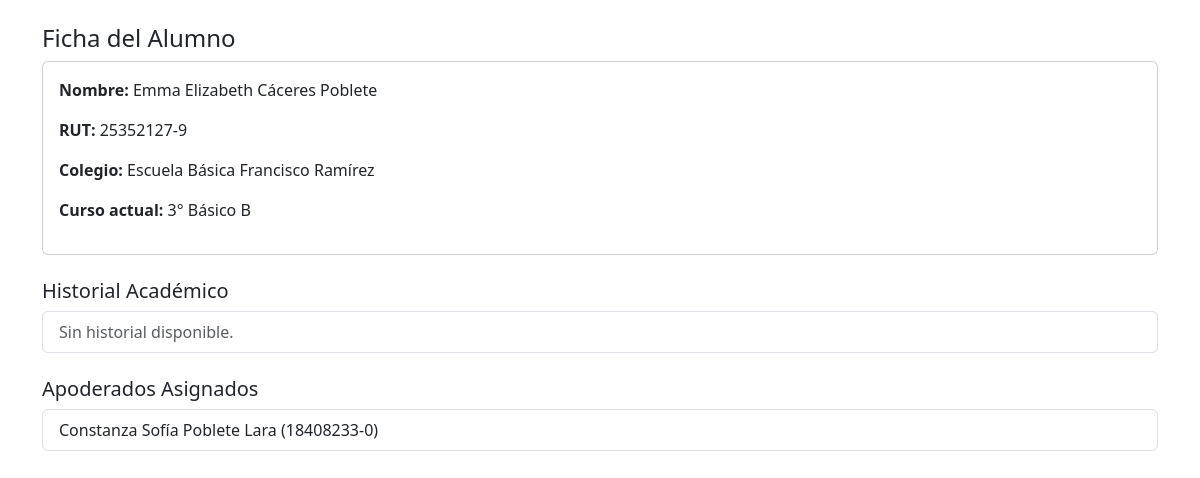
The page /alumnos/student_detail.php?id=4 (signed in) on the database its author committed.
### tables this page shows
CREATE TABLE `students` (
  `id` int(11) NOT NULL,
  `colegio_id` int(11) DEFAULT NULL,
  `curso_id` int(11) DEFAULT NULL,
  `nombre` varchar(100) DEFAULT NULL,
  `rut` varchar(12) DEFAULT NULL,
  `fecha_nac` date DEFAULT NULL,
  `telefono` varchar(20) DEFAULT NULL,
  `email` varchar(100) DEFAULT NULL,
  `cuota_total` int(11) DEFAULT 0,
  `cuota_gira` int(11) DEFAULT 0
);

CREATE TABLE `colegios` (
  `id` int(11) NOT NULL,
  `nombre` varchar(100) NOT NULL,
  `logo_colegio` varchar(100) NOT NULL,
  `description` varchar(200) NOT NULL,
  `direccion` varchar(100) NOT NULL,
  `phone` varchar(15) NOT NULL
);

CREATE TABLE `cursos` (
  `id` int(11) NOT NULL,
  `colegio_id` int(11) DEFAULT NULL,
  `nombre` varchar(50) DEFAULT NULL
);

CREATE TABLE `users` (
  `id` int(11) NOT NULL,
  `nombre` varchar(100) DEFAULT NULL,
  `rut` varchar(12) DEFAULT NULL,
  `email` varchar(100) DEFAULT NULL,
  `telefono` varchar(20) DEFAULT NULL,
  `password` varchar(255) DEFAULT NULL,
  `rol` enum('admin','admin_curso','tesorero','apoderado') DEFAULT NULL
);

### alumnos/student_detail.php (the view, shortened to what this page needs)
<?php
require '../include/conexion.php';
$id = $_GET['id'] ?? null;
$stmt = $conn->prepare("SELECT s.*, c.nombre AS curso_nombre, col.nombre AS colegio_nombre
                        FROM students s
                        JOIN cursos c ON s.curso_id = c.id
                        JOIN colegios col ON s.colegio_id = col.id
                        WHERE s.id = ?");
$stmt->bind_param("i", $id);
$stmt->execute();
$alumno = $stmt->get_result()->fetch_assoc();
$stmt = $conn->prepare("SELECT h.anio, c.nombre AS curso FROM historial_alumno h
                        JOIN cursos c ON h.curso_id = c.id
                        WHERE h.alumno_id = ?
                        ORDER BY h.anio DESC");
$stmt->bind_param("i", $id);
$stmt->execute();
$historial = $stmt->get_result()->fetch_all(MYSQLI_ASSOC);
$stmt = $conn->prepare("SELECT u.nombre, u.rut FROM users u
                        JOIN alumno_apoderado aa ON u.id = aa.apoderado_id
                        WHERE aa.alumno_id = ?");
$stmt->bind_param("i", $id);
$stmt->execute();
$apoderados = $stmt->get_result()->fetch_all(MYSQLI_ASSOC);
?>
<!DOCTYPE html>
<html lang="es">
<head>
  <link href="https://cdn.jsdelivr.net/npm/bootstrap@5.3.0/dist/css/bootstrap.min.css" rel="stylesheet">
</head>
<body>
<div class="container mt-4">
  <h4>Ficha del Alumno</h4>
  <div class="card mb-4">
    <div class="card-body">
      <p><strong>Nombre:</strong> <?= htmlspecialchars($alumno['nombre']) ?></p>
      <p><strong>RUT:</strong> <?= htmlspecialchars($alumno['rut']) ?></p>
      <p><strong>Colegio:</strong> <?= htmlspecialchars($alumno['colegio_nombre']) ?></p>
      <p><strong>Curso actual:</strong> <?= htmlspecialchars($alumno['curso_nombre']) ?></p>
    </div>
  </div>
  <h5>Historial Académico</h5>
  <ul class="list-group mb-4">
    <?php if (empty($historial)): ?>
      <li class="list-group-item text-muted">Sin historial disponible.</li>
    <?php endif; ?>
  </ul>
  <h5>Apoderados Asignados</h5>
  <ul class="list-group">
    <?php foreach ($apoderados as $a): ?>
      <li class="list-group-item"><?= htmlspecialchars($a['nombre']) ?> (<?= $a['rut'] ?>)</li>
    <?php endforeach; ?>
  </ul>
</div>
</body>
</html>

### rows shown on the page
students: nombre "Emma Elizabeth Cáceres Poblete", rut "25352127-9", colegio.nombre "Escuela Básica Francisco Ramírez", curso.nombre "3° Básico B"
users: nombre "Constanza Sofía Poblete Lara", rut "18408233-0"
